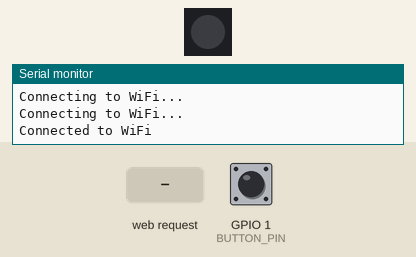
A sketch run on a simulated ESP32. Shown: 1 RGB LEDs in strip order, left to right, the last lines printed to the serial monitor. Inputs (shaded band) come from the test bench; at power-on: GPIO 1 (BUTTON_PIN) HIGH. WiFi joins after 1.5 s; servers stay silent unless stated.

Above: at 2.7 s.
2.8 s: HTTP request GET /activateRGBAndMotor received
At 3.7 s:
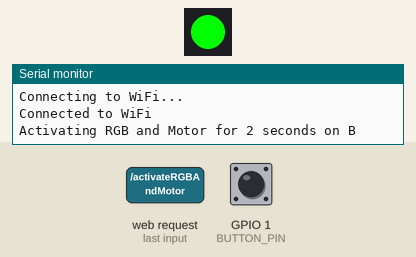
5.8 s: GPIO 1 (BUTTON_PIN) pulled LOW for 0.15 s
Timing chart, 0 to 8.8 s (numbered marks = the images above; inputs shaded):
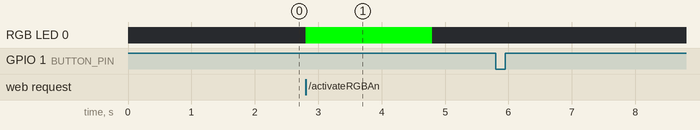

The sketch:

Code_STA.ino
```cpp
#include <WiFi.h>
#include <WebServer.h>
#include <Adafruit_NeoPixel.h>
#include <HTTPClient.h>

// Paramètres WiFi
const char* ssid = "ESP32-AP-A";
const char* password = "12345678";

WebServer server(80);

#define BUTTON_PIN 1
#define RGB_LED_PIN 0
#define NUMPIXELS 1
#define MOTOR_PIN 20

Adafruit_NeoPixel pixels(NUMPIXELS, RGB_LED_PIN, NEO_GRB + NEO_KHZ800);
unsigned long timeLEDActivated = 0; // follow the LED's state
bool ledActive = false; // State LED HIGH

void setup() {
  Serial.begin(115200);
  pinMode(BUTTON_PIN, INPUT_PULLUP);
  pixels.begin();

  WiFi.begin(ssid, password);
  while (WiFi.status() != WL_CONNECTED) {
    delay(500);
    Serial.println("Connecting to WiFi...");
  }
  Serial.println("Connected to WiFi");

  server.on("/activateRGBAndMotor", []() {
    Serial.println("Activating RGB and Motor for 2 seconds on B");
    pixels.setPixelColor(0, pixels.Color(0, 255, 0)); // Color Green
    pixels.show();
    timeLEDActivated = millis();
    ledActive = true;
    server.send(200, "text/plain", "Activated RGB and Motor on B");
  });
   server.begin();
}

void loop(){
  server.handleClient();
  // LED HIGH for 2 seconds
  if (ledActive && (millis() - timeLEDActivated >= 2000)) {
    pixels.setPixelColor(0, pixels.Color(0, 0, 0)); // Led state is LOW
    pixels.show();
    ledActive = false;
  }

  static unsigned long lastDebounceTime = 0;
  bool buttonState = digitalRead(BUTTON_PIN);

  if (millis() - lastDebounceTime > 50) {
    if (buttonState == LOW) {
      Serial.println("Button on B pressed, attempting to send request to A...");
      HTTPClient http;
      http.begin("http://192.168.4.1/activateLED");
      int httpCode = http.GET();
      if (httpCode > 0) {
        Serial.println("Request sent to A successfully");
      } else {
        Serial.printf("Failed to send request to A, HTTP code: %d\n", httpCode);
      }
      http.end();
      lastDebounceTime = millis();
    }
  }
}
```

Measured:
- after the input at 2.8 s, RGB LED 0: off → RGB(0, 255, 0) at once, → off 2.0 s later
